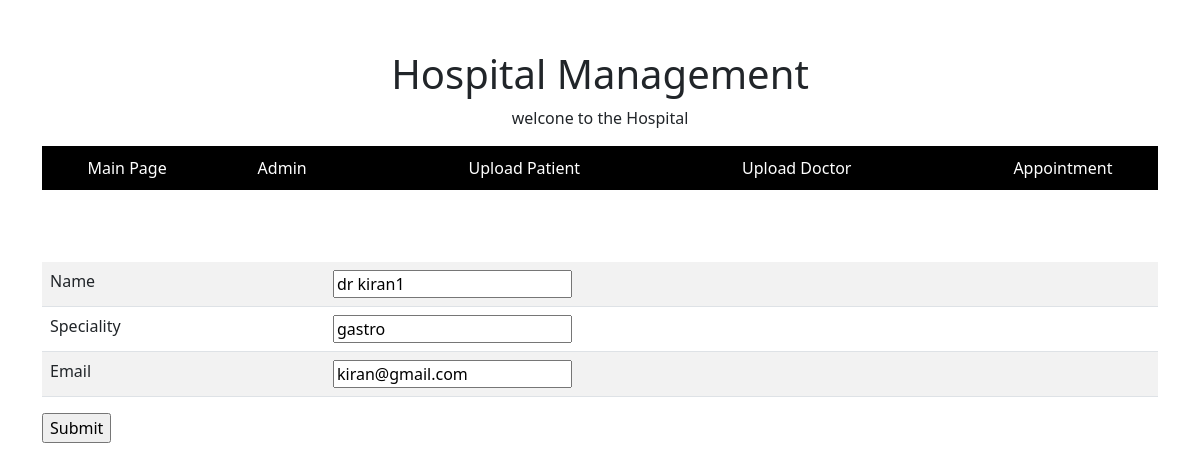
The app's page /updatedoc/1 with its own data.
### app1/models.py (models this page shows, shortened)
class doctor(models.Model):
    name=models.CharField(max_length=100)
    speciality=models.CharField(max_length=100)
    email=models.EmailField()

### app1/views.py (the view)
# urls.py: path('updatedoc/<int:doc_id>',views.updatedoctor),
def updatedoctor(request,doc_id):
    doc_id=int(doc_id)
    try:
        abc=doctor.objects.get(id=doc_id)
    except doctor.DoesNotExist:
        return redirect ('index')
    xyz=doctornew(request.POST or None ,instance=abc)
    if xyz.is_valid():
        xyz.save()
        return redirect('index')
    return render(request,'uploaddoctor.html',{'upload_doc':xyz})

### app1/forms.py
class doctornew(forms.ModelForm):
    class Meta:
        model = doctor
        fields = '__all__'

### app1/templates/uploaddoctor.html (shortened to what this page needs)
<html>
    {% extends 'main.html'%}
    {%block content%}
<form method="POST">
    <table class="table table-striped" >
 {%for i in upload_doc%}
 <tr>
 <td>{{i.label}}</td>
 <td>{{i}} </td>
<br>
{%endfor%}
 </tr>
</table>
<input type="submit" name="submit" />
{%endblock%}

### records on screen
doctor: upload_doc "dr kiran1" "gastro" "kiran@gmail.com"

### other values on screen
{{ i.label }} "Name" "Speciality" "Email"
